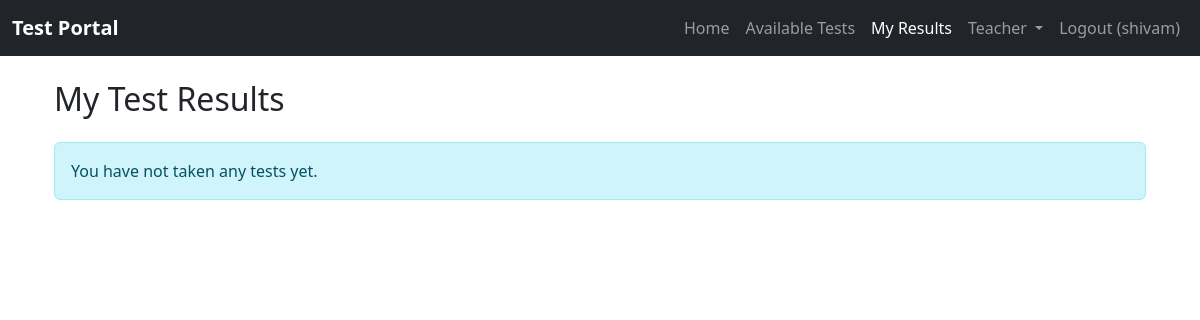
Page /tests/results/ (signed in) on the earlier database version.
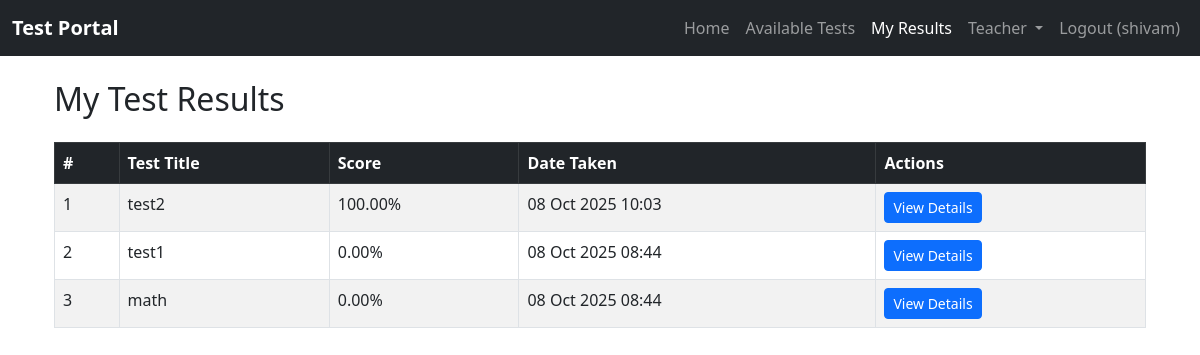
Same page on the later database version.
### users/models.py (models this page shows, shortened)
class User(AbstractUser):
    is_student = models.BooleanField(default=False)
    is_teacher = models.BooleanField(default=False)

### tests/models.py (models this page shows, shortened)
class StudentTest(models.Model):
    student = models.ForeignKey(settings.AUTH_USER_MODEL, on_delete=models.CASCADE)
    test = models.ForeignKey(Test, on_delete=models.CASCADE)
    score = models.FloatField(default=0)
    taken_at = models.DateTimeField(auto_now_add=True)

class Test(models.Model):
    title = models.CharField(max_length=200)
    description = models.TextField(blank=True)
    created_by = models.ForeignKey(settings.AUTH_USER_MODEL, on_delete=models.CASCADE)
    created_at = models.DateTimeField(auto_now_add=True)

### tests/views.py (the view)
# urls.py: path('results/', views.test_results, name='test_results'),
@login_required
def test_results(request):
    results = StudentTest.objects.filter(student=request.user).order_by('-taken_at')
    return render(request, 'tests/test_results.html', {'results': results})

### tests/templates/tests/test_results.html (shortened to what this page needs)
{% extends 'base.html' %}
{% block content %}
<div class="container">
    <h2 class="mb-4">My Test Results</h2>
    {% if results %}
    <table class="table table-striped table-bordered">
        <thead class="table-dark">
            <tr>
                <th>#</th>
                <th>Test Title</th>
                <th>Score</th>
                <th>Date Taken</th>
                <th>Actions</th>
            </tr>
        </thead>
        <tbody>
            {% for test in results %}
            <tr>
                <td>{{ forloop.counter }}</td>
                <td>{{ test.test.title }}</td>
                <td>{{ test.score|floatformat:2 }}%</td>
                <td>{{ test.taken_at|date:"d M Y H:i" }}</td>
                <td>
                    <a href="{% url 'test_result' test.id %}" class="btn btn-sm btn-primary">View Details</a>
                </td>
            </tr>
            {% endfor %}
        </tbody>
    </table>
    {% else %}
    <div class="alert alert-info">
        You have not taken any tests yet.
    </div>
    {% endif %}
</div>
{% endblock %}

### core/templates/base.html (shortened to what this page needs)
<!DOCTYPE html>
<html lang="en">
<head>
  <link href="https://cdn.jsdelivr.net/npm/bootstrap@5.3.0/dist/css/bootstrap.min.css" rel="stylesheet">
</head>
<body>
  <nav class="navbar navbar-expand-lg navbar-dark bg-dark">
    <div class="container-fluid">
      <a class="navbar-brand fw-bold" href="{% url 'home' %}">Test Portal</a>
      <div class="collapse navbar-collapse" id="navbarNav">
        <ul class="navbar-nav ms-auto">
          <li class="nav-item">
            <a class="nav-link {% if request.resolver_match.url_name == 'home' %}active{% endif %}" href="{% url 'home' %}">Home</a>
          </li>
          <li class="nav-item">
            <a class="nav-link {% if request.resolver_match.url_name == 'available_tests' %}active{% endif %}" href="{% url 'available_tests' %}">Available Tests</a>
          </li>
          <li class="nav-item">
            <a class="nav-link {% if request.resolver_match.url_name == 'test_results' %}active{% endif %}" href="{% url 'test_results' %}">My Results</a>
          </li>
          {% if user.is_staff %}
          <li class="nav-item dropdown">
            <a class="nav-link dropdown-toggle" href="#" id="adminDropdown" role="button" data-bs-toggle="dropdown"
              aria-expanded="false">
              Teacher
            </a>
          </li>
          {% endif %}
          {% if user.is_authenticated %}
          <li class="nav-item">
            <a class="nav-link" href="{% url 'logout' %}">Logout ({{ user.username }})</a>
          </li>
          {% endif %}
        </ul>
      </div>
    </div>
  </nav>
  <div class="container mt-4">
    {% block content %}
    {% endblock %}
  </div>
</body>
</html>

Differences in the rows shown:
added StudentTest: test "test2", score "100.00", taken_at "08 Oct 2025 10:03"
added StudentTest: test "test1", score "0.00", taken_at "08 Oct 2025 08:44"
added StudentTest: test "math", score "0.00", taken_at "08 Oct 2025 08:44"
Other differences:
text no longer shown: "You have not taken any tests yet."
text now shown: "# Test Title Score Date Taken Actions"
